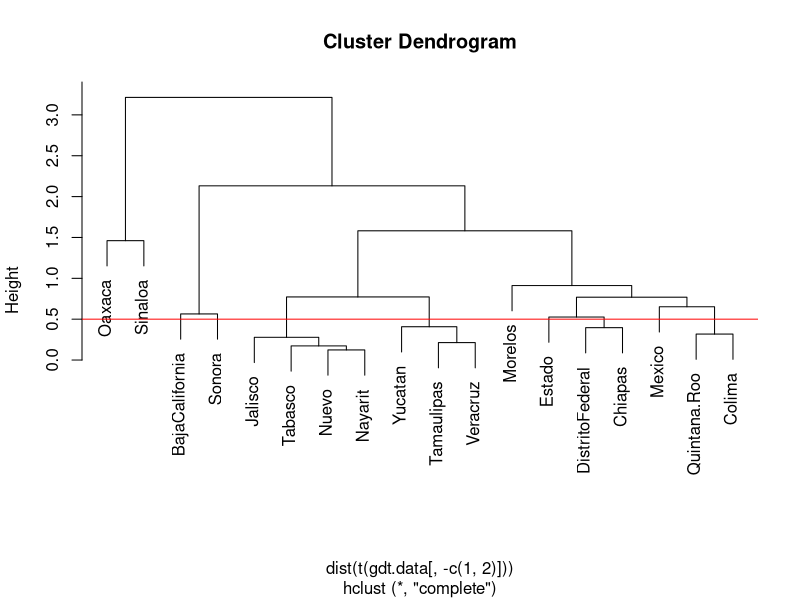

This chart was generated by the following R code:
## ---- chunk 1
### read data
library(MASS)
gdt.data <- read.csv("FinalExam_GDT_Chikungunya2017.csv")
# gdt.data[,-c(1,2)] <- apply(gdt.data[,-c(1,2)], 2, scale)
gdt.lda <- lda(gdt.data$TotalCumulativeChikungunayaCases ~ gdt.data$Mexico + gdt.data$BajaCalifornia + gdt.data$DistritoFederal + gdt.data$Jalisco + gdt.data$Estado + gdt.data$Morelos + gdt.data$Nuevo + gdt.data$Oaxaca + gdt.data$Quintana.Roo + gdt.data$Sonora + gdt.data$Tamaulipas + gdt.data$Veracruz + gdt.data$Yucatan + gdt.data$Chiapas + gdt.data$Colima + gdt.data$Nayarit + gdt.data$Sinaloa + gdt.data$Tabasco)
gdt.lda
## ---- chunk 2
clust <- hclust(dist(t(gdt.data[,-c(1,2)])))
plot(clust)
abline(h = 0.5, col = "red")
